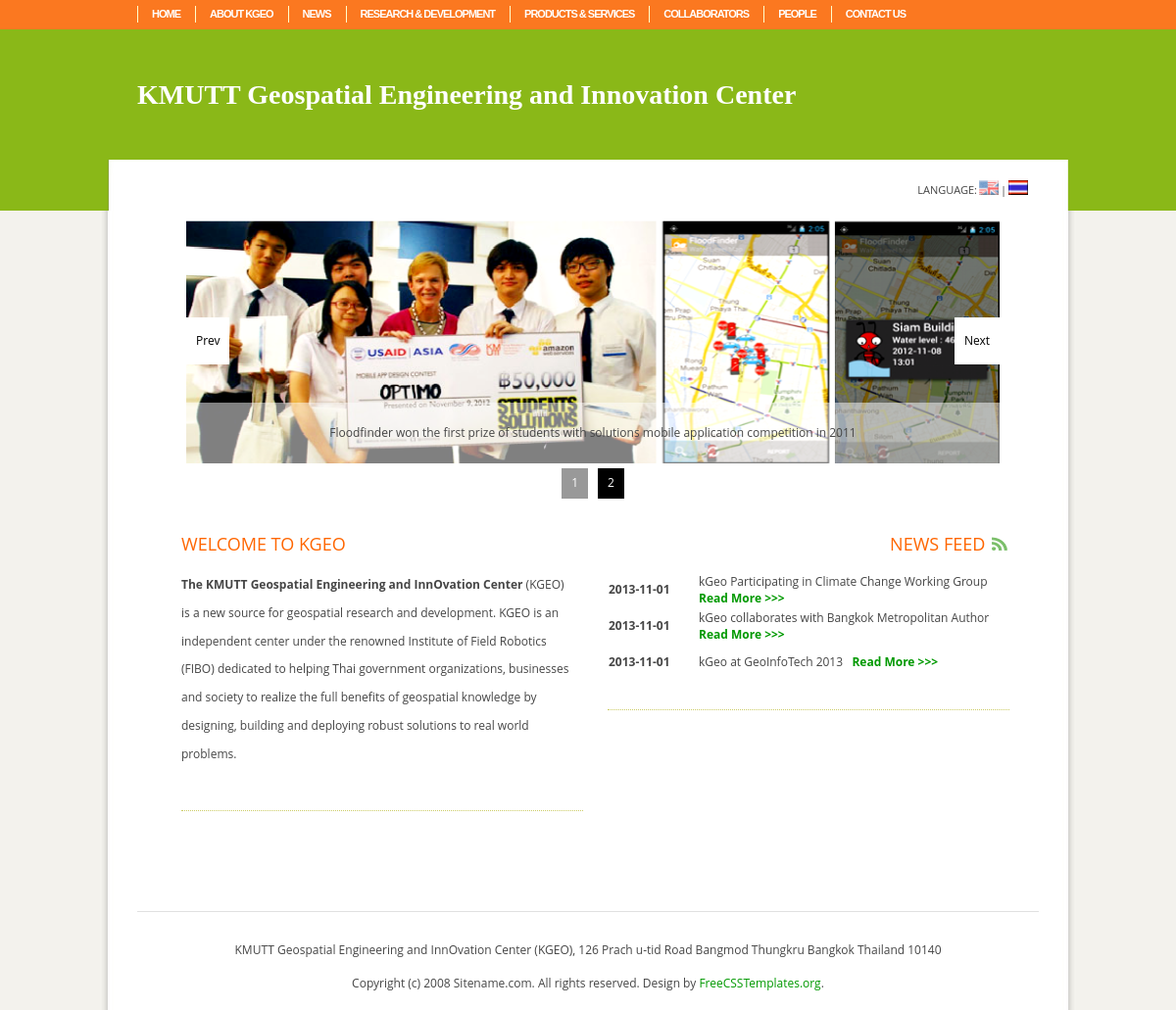
The page / on the database its author committed.
### tables this page shows
CREATE TABLE `PICTURE` (
  `PicId` int(11) NOT NULL,
  `Name` varchar(50) NOT NULL,
  `Caption` varchar(150) default NULL,
  `Location` varchar(150) NOT NULL,
  PRIMARY KEY  (`PicId`)
);

CREATE TABLE `MSGTEXT` (
  `MsgKey` varchar(15) NOT NULL,
  `Lang` char(3) NOT NULL,
  `TextMsg` text,
  PRIMARY KEY  (`MsgKey`,`Lang`)
);

CREATE TABLE `NEWS` (
  `NewsId` int(11) NOT NULL,
  `HeadlineId` varchar(15) NOT NULL,
  `PubDate` date default NULL,
  `PicId` int(11) default NULL,
  `SourceId` int(11) default NULL,
  `ExternURL` varchar(300) default NULL,
  `DisplayOrder` int(11) NOT NULL,
  `ContentId` varchar(15) default NULL,
  PRIMARY KEY  (`NewsId`)
);

CREATE TABLE `CONTENTTEXT` (
  `MsgKey` varchar(15) NOT NULL,
  `Lang` char(3) NOT NULL,
  `TextMsg` text,
  PRIMARY KEY  (`MsgKey`,`Lang`)
);

### index.php (the view, shortened to what this page needs)
<?php
	include "include/connect_db.php";
	$sql = 'SELECT * FROM HOME';
	$sqlresult = mysqli_query($dbconn,$sql) or die(mysql_error());
	$arr = mysqli_fetch_array($sqlresult);
	$picId = $arr["NewsPic"];
    $msgId = $arr["WelcomeMessage"];
	preg_match('/^{(.*)}$/', $picId, $matches, PREG_OFFSET_CAPTURE);
	$picIdArr = $matches[1][0];
?>
<!DOCTYPE html PUBLIC "-//W3C//DTD XHTML 1.0 Strict//EN" "http://www.w3.org/TR/xhtml1/DTD/xhtml1-strict.dtd">
<html xmlns="http://www.w3.org/1999/xhtml">
<head>
<link href="style.css" rel="stylesheet" type="text/css" media="screen" />
<link rel="stylesheet" href="script/photoslide/demo.css">
</head>
<body>
<div id="header-wrapper">
	<div id="header">
		<?php include "header/menu.php"; ?>
	</div>
</div>
<div id="logo">
	<h1><a href="#">KMUTT Geospatial Engineering and Innovation Center</a></h1>
</div>
<div id="page">
	<div id="page-bgtop">
		<div id="content">
        	<div align="right" style="margin-top:-20px; padding-bottom:10px;">
                <form id="langform" name="langform" action="index.php" method="post">
                	<table width="10%" border="0" cellspacing="2" style="font-size:11px;">
                        <tr>
                            <td align="right">LANGUAGE:</td>
                            <td>
                            	<a id="lang-eng" href="#">
                            		<img id="eng" src="images/flag-english.png" width="20" height="15" style="opacity:<?php echo ($_SESSION['lang']=='eng')? "0.6" : "1.0"; ?>;" />
                                </a>
                            </td>
                            <td><label> | </label></td>
                            <td>
                            	<a id="lang-tha" href="#">
                                	<img id="tha" src="images/flag-thai.png" width="20" height="15" style="opacity:<?php echo ($_SESSION['lang']=='tha')? "0.6" : "1.0"; ?>;" />                                </a>
                            </td>
                        </tr>
                    </table>
                </form>
          	</div>
            <div align="center" style="padding-top:10px; padding-bottom:10px;">
                <div id="banner-fade">
                    <ul class="bjqs">
                    <?php
                    	$sql = 'SELECT Name, Caption, Location FROM PICTURE WHERE PicId IN ('.$picIdArr.')';
						$sqlresult = mysqli_query($dbconn,$sql) or die(mysql_error());
						while ($arr = mysqli_fetch_array($sqlresult)) {
							echo "\t<li>\n";
							echo "\t\t<img src=\"".$arr["Location"].$arr["Name"]."\" ";
							echo ($arr["Caption"]==NULL)?"": "title=\"".$arr["Caption"]."\"";
							echo ">";
							echo "\t</li>\n";
						}
					?>
                    </ul>
                </div>
            </div>
            <div class="post">
                <h3 class="title">
                	<?php
						$sql = 'SELECT TextMsg FROM MSGTEXT WHERE MsgKey = \'HOME00002\' AND Lang = \''.$_SESSION["lang"].'\'';
						$sqlresult = mysqli_query($dbconn,$sql) or die(mysql_error());
						$arr = mysqli_fetch_array($sqlresult);
						echo $arr["TextMsg"];
                    ?>
                </h3>
                <div class="entry">
                    <p>
                    <?php
						$sql = 'SELECT TextMsg FROM MSGTEXT WHERE MsgKey = \''.$msgId.'\' AND Lang = \''.$_SESSION['lang'].'\'';
						$sqlresult = mysqli_query($dbconn,$sql) or die(mysql_error());
						$arr = mysqli_fetch_array($sqlresult);
						echo $arr["TextMsg"];
					?>
                    </p>
                </div>
           </div>
           <div class="post">
                <h3 class="title" align="right">
                	<?php
						$sql = 'SELECT TextMsg FROM MSGTEXT WHERE MsgKey = \'HOME00003\' AND Lang = \''.$_SESSION["lang"].'\'';
						$sqlresult = mysqli_query($dbconn,$sql) or die(mysql_error());
						$arr = mysqli_fetch_array($sqlresult);
						echo $arr["TextMsg"];
                    ?>
                	<img src="images/rss-xxl.png" width="20" height="15">
                </h3>
                <div class="entry" align="center">
                <table>
					<?php
						$sql = "SELECT * FROM NEWS ORDER BY PubDate DESC LIMIT 3";
						$data = mysqli_query($dbconn,$sql) or die(mysql_error());
						while ($row = mysqli_fetch_array($data)) {
							$sql = 'SELECT * FROM CONTENTTEXT WHERE MsgKey=\''.$row["HeadlineId"].'\' AND Lang=\''.$_SESSION["lang"].'\'';
							$data2 = mysqli_query($dbconn,$sql);
							while ($row2 = mysqli_fetch_array($data2)) {
								if($_SESSION["lang"]=="tha"){
									$cont = $row2['TextMsg'];
								}
								else{
									$cont = substr($row2['TextMsg'], 0,50);
								}
								echo "<tr><td style=\"width:90px;\"><b>".$row['PubDate']."</b></td><td style=\"height:35px;\">"
								.$cont."&nbsp&nbsp<a href=\"details.php?news=".$row['NewsId']."\"><b> Read More >>></b></a></td></tr>";
							}
						}
					 ?>
				</table>
                </div>
            </div>
		</div>
		<div style="clear: both;">&nbsp;</div>
	</div>
	<div id="footer">
		<?php include "footer/footer.php" ?>
	</div>
</div>
</body>
</html>

### style.css (style rules this page uses)
body { margin: 0px; padding: 0; background: #F3F2ED url(images/img04.jpg) repeat-x left top; font-family: Arial, Helvetica, sans-serif; font-size: 12px; color: #464646; }
h1, h2, h3, h4 { margin: 0; text-transform: uppercase; font-weight: normal; color: #549900; }
h1 { font-size: 44px; }
h3 { font-size: 18px; color: #F60; }
p, ul, ol { margin-top: 0; line-height: 240%; text-align: inherit; }
li { line-height: 240%; }
a { color: #090; text-decoration: none; }
a img { border: none; }
#header-wrapper { height: 36px; }
#header { width: 920px; margin: 0 auto; }
#page { width: 1000px; margin: 0px auto; margin: 0 auto; background: #FFFFFF url(images/img06.jpg) repeat-y left 20px; }
#page-bgtop { width: 920px; margin: 0px auto; padding: 40px; background: url(images/img05.jpg) no-repeat left top; }
#logo { width: 940px; height: 97px; margin: 0 auto; padding-top: 30px; padding-left: 20px; }
#logo h1, #logo p { margin: 0px; line-height: normal; text-transform: none; font-weight: normal; color: #FFFFFF; }
#logo h1 { margin-top: 15px; font-family: 'goodfoot'; font-weight: bold; font-size: 28px; }
#logo a { text-decoration: none; color: #fff; }
#content { float: left; width: 610px; }
.post { margin-bottom: 45px; padding-bottom: 20px; border-bottom: 1px dotted #CC6; }
.post .title { height: 30px; }
.post .entry { padding: 10px 10px 10px 0px; }
#footer { width: 920px; height: 100px; margin: 0 auto; padding: 0; border-top: 1px solid #E0E0E0; }
table { border-collapse: collapse; }

### script/photoslide/bjqs.css (style rules this page uses)
ul.bjqs { position:relative; list-style:none;padding:0;margin:0;overflow:hidden; display:none; }
li.bjqs-slide { position:absolute; display:none; }

### script/photoslide/demo.css (style rules this page uses)
body { font-family: "Open Sans", helvetica, arial; }
#banner-fade, #banner-slide { margin-bottom: 60px; }

### index.php (style rules this page uses)
#content { float: left; width: 890px; padding-top: 0px; margin-left: 20px; margin-right: 0px; }
.post { margin-left: 25px; width: 410px; float: left; }

### rows shown on the page
picture: Location+Name (picture)
msgtext: TextMsg "WELCOME TO KGEO"
msgtext: TextMsg "The KMUTT Geospatial Engineering and InnOvation Center (KGEO) is a new source for geospatial research and development. KGEO is an independent center under the renowned Institute of Field Robotics (FIBO) dedicated to helping Thai government organizations, businesses and society to realize the full benefits of geospatial knowledge by designing, building and deploying robust solutions to real world problems."
msgtext: TextMsg "NEWS FEED"
news: PubDate "2013-11-01"
contenttext: TextMsg "kGeo Participating in Climate Change Working Group"
news: PubDate "2013-11-01"
contenttext: TextMsg "kGeo collaborates with Bangkok Metropolitan Author"
news: PubDate "2013-11-01"
contenttext: TextMsg "kGeo at GeoInfoTech 2013"
